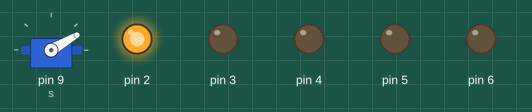
Recording of a sketch running on a simulated Arduino Uno, built with avr-gcc and run on an emulated ATmega328P. Parts: servo, output pins drawn as LEDs (lit = HIGH).

Above: at 0.05 s.
At 0.9 s:
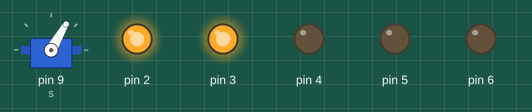
At 1.3 s:
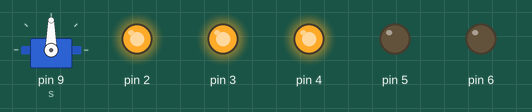
At 1.75 s:
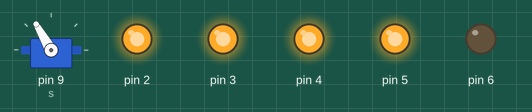
At 2.6 s:
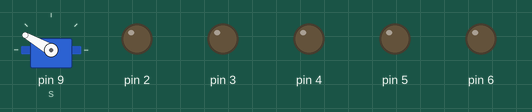
At 3.45 s:
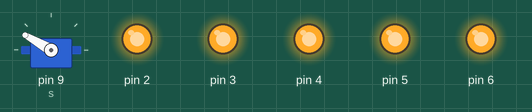
Timing chart, 0 to 8.1 s (numbered marks = the images above):
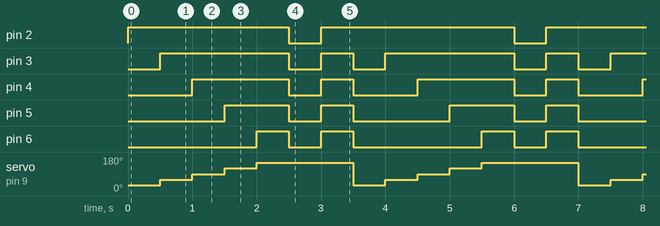

The sketch:

Prroject2_Day2.ino
```cpp
#include <Servo.h>
Servo s=Servo();
void setup() {
  // put your setup code here, to run once:
  s.attach(9);
  pinMode(2,OUTPUT);
  pinMode(3,OUTPUT);
   pinMode(4,OUTPUT);
  pinMode(5,OUTPUT);
   pinMode(6,OUTPUT);


}

void loop() {
  // put your main code here, to run repeatedly:
   s.write(30);
  digitalWrite(2,HIGH);
  digitalWrite(3,LOW);
  digitalWrite(4,LOW);
  digitalWrite(5,LOW);
  digitalWrite(6,LOW);
  delay(500);
   s.write(60);
  digitalWrite(2,HIGH);
  digitalWrite(3,HIGH);
  digitalWrite(4,LOW);
  digitalWrite(5,LOW);
  digitalWrite(6,LOW);
  delay(500);
   s.write(90);
  digitalWrite(2,HIGH);
  digitalWrite(3,HIGH);
  digitalWrite(4,HIGH);
  digitalWrite(5,LOW);
  digitalWrite(6,LOW);
  delay(500);
   s.write(120);
  digitalWrite(2,HIGH);
  digitalWrite(3,HIGH);
  digitalWrite(4,HIGH);
  digitalWrite(5,HIGH);
  digitalWrite(6,LOW);
  delay(500);
  s.write(150);
  digitalWrite(2,HIGH);
  digitalWrite(3,HIGH);
  digitalWrite(4,HIGH);
  digitalWrite(5,HIGH);
  digitalWrite(6,HIGH);
  delay(500);
  digitalWrite(2,LOW);
  digitalWrite(3,LOW);
  digitalWrite(4,LOW);
  digitalWrite(5,LOW);
  digitalWrite(6,LOW);
  delay(500);
  digitalWrite(2,HIGH);
  digitalWrite(3,HIGH);
  digitalWrite(4,HIGH);
  digitalWrite(5,HIGH);
  digitalWrite(6,HIGH);
  delay(500);

}
```

Measured:
- by itself, pin 2: repeats every 3.5 s: LOW 0.50 s, HIGH 3.0 s
- by itself, pin 3: repeats every 3.5 s: LOW 0.50 s, HIGH 0.50 s, LOW 0.50 s, HIGH 2.0 s
- by itself, pin 4: repeats every 3.5 s: LOW 0.50 s, HIGH 0.50 s, LOW 1.0 s, HIGH 1.5 s
- by itself, pin 5: repeats every 3.5 s: LOW 0.50 s, HIGH 0.50 s, LOW 1.5 s, HIGH 1.0 s
- by itself, pin 6: repeats every 3.5 s: LOW 0.50 s, HIGH 0.50 s, LOW 2.0 s, HIGH 0.50 s
- by itself, servo on pin 9 (s): repeats every 3.5 s: 90° 0.50 s, 120° 0.50 s, 150° 1.5 s, 30° 0.50 s, 60° 0.50 s
